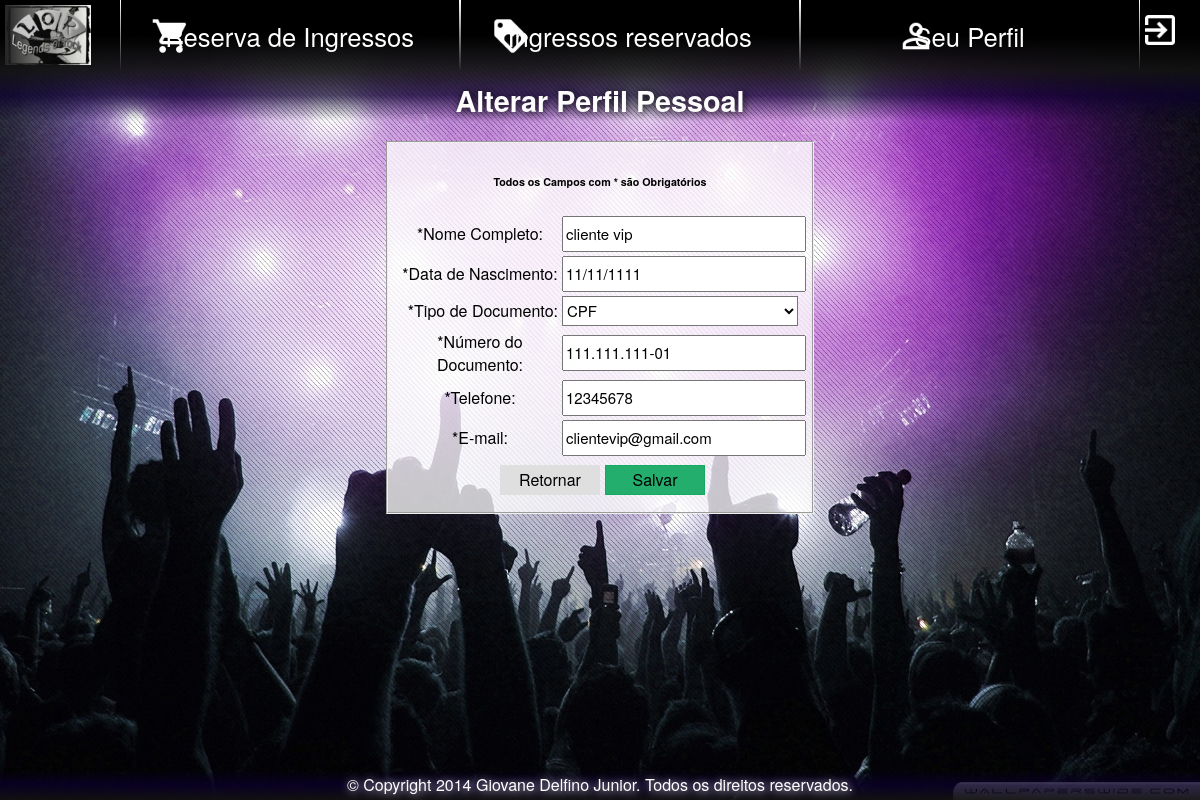
The page /system/client/ff_main_client.php?folder=profile&file=ff_fmupdpersonal_profile&ext=php (signed in) on the database its author committed.
### tables this page shows
CREATE TABLE IF NOT EXISTS `clientes` (
  `id` int(6) unsigned zerofill NOT NULL AUTO_INCREMENT COMMENT 'Irá armazenar o id do cliente.',
  `usuarios_id` int(10) unsigned zerofill NOT NULL,
  `nome` varchar(45) NOT NULL COMMENT 'Irá armazenar o nome completo.',
  `nascimento` date NOT NULL COMMENT 'Irá armazenar a data de nascimento.',
  `tipo_doc` char(1) NOT NULL COMMENT 'Irá armazenar o tipo de documento.',
  `num_doc` varchar(15) NOT NULL COMMENT 'Irá armazenar  número do documento.',
  `telefone` bigint(19) unsigned NOT NULL COMMENT 'Irá armazenar o telefone(s) para contato.',
  `email` varchar(45) NOT NULL COMMENT 'Irá armazenar o e-mail.',
  PRIMARY KEY (`id`),
  KEY `fk_clientes_usuarios` (`usuarios_id`)
);

### system/client/profile/ff_fmupdpersonal_profile.php (the view, shortened to what this page needs)
<h2>Alterar Perfil Pessoal</h2>
<fieldset>
	<?php
		$sql_sel_clientes = "SELECT * FROM clientes WHERE usuarios_id='".$_SESSION['idUsuario']."'";
		$sql_sel_clientes_resultado = $conexao->query($sql_sel_clientes);
		$sql_sel_clientes_dados = $sql_sel_clientes_resultado->fetch_array();
	?>
	<form name="frmcliente" method="post" action="ff_main_client.php?folder=profile&file=ff_updpersonal_profile&ext=php">
		<table>
			<h6>Todos os Campos com * são Obrigatórios</h6>
			<tr>
				<td width="40%">*Nome Completo:</td>
				<td><input type="text" name="txtnome" value="<?php echo $sql_sel_clientes_dados['nome']; ?>" maxlength="45"></td>
			</tr>
			<tr>
				<td width="40%">*Data de Nascimento:</td>
				<?php
					$data = $sql_sel_clientes_dados['nascimento'];
					$data = explode('-',$data);
					$org_data = $data['2'].'/'.$data['1'].'/'.$data['0'];
				?>
				<td><input type="text" name="txtdata" value="<?php echo $org_data; ?>"></td>
			</tr>
				<tr>
					<td align='right'>*Tipo de Documento:</td>
					<td>
						<select name='seltipodoc' >
							<option value="1" <?php if($sql_sel_clientes_dados['tipo_doc'] == 1){ echo "selected"; }?>>CPF</option>
						</select>
				</td>
			<tr>
				<td width="40%">*Número do Documento:</td>
				<td><input type="text" name="txtnumdoc" value="<?php echo $sql_sel_clientes_dados['num_doc']; ?>"></td>
			</tr>
			<tr>
				<td width="40%">*Telefone:</td>
				<td><input type="text" name="txttelefone" value="<?php echo $sql_sel_clientes_dados['telefone']; ?>"></td>
			</tr>
			<tr>
				<td width="40%">*E-mail:</td>
				<td><input type="text" name="txtemail" value="<?php echo $sql_sel_clientes_dados['email']; ?>"></td>
			</tr>
			<tr>
				<td colspan="2" align="center"><a href="ff_main_client.php?folder=profile&file=ff_view_profile&ext=php"><button type="button">Retornar</button><button type="submit">Salvar</button></td>
			</tr>
		</table>
	</form>
</fieldset>

### layout/css/ff_layout_backend_css.css (style rules this page uses)
body { margin: 0px auto; }
* { font-family: Helvetica Neue, Helvetica, Arial, sans-serif; }
div#content fieldset { width:400px; min-height:30px; margin:0px auto; margin-top:20px; margin-bottom:10px; }
div#content fieldset form { margin: 0px; }
div#content fieldset table { width:100%; }
div#content fieldset input { width:100%; height:30px; font-size: 15px; }
div#content fieldset select { width:100%; height:30px; font-size: 15px; background-color: #FFFFFF; }
div#content fieldset button { width:100px; height:30px; margin-top:5px; font-size: 16px; cursor:pointer; }
div#content fieldset button[type=submit] { background-color: rgb(59,176,3); border:1px solid rgb(59, 176, 3); margin-left:5px; }
div#content fieldset button[type=button] { background-color: #DFDFDF; border:1px solid #DFDFDF; margin-left:5px; }
div#content table { margin: 0px auto; min-width:400px; min-height:30px; border-color: #000000; border-collapse: collapse; margin-bottom: 5px; }
div#content table td { padding:2px; }

### layout/css/ff_layout_client_css.css (style rules this page uses)
html, body { height:100%; margin: 0px auto; background-image: url('../images/background_client.jpg'); background-size: 100% 100% !important; }
* { font-family: Helvetica Neue, Helvetica, Arial, sans-serif; }
h2 { padding-top:10px; width:100%; margin:0px; background: linear-gradient( rgba(18, 18, 18, 0.9),rgba(12, 0, 45, 0.72) , transparent); color:#FDFDFD; text-shadow:1px 1px 10px #000000; font-size:1.8em; }
fieldset { background:rgba(255, 255, 255, 0.76); }
div#content fieldset button[type=submit] { background-color: rgba(21, 169, 100, 0.93); border:1px solid rgba(21, 169, 100, 0.93); margin-left:5px; }
button[type=button] { background-color: rgb(255, 255, 255); border:1px solid rgb(162, 162, 162); margin-left:5px; width:160px; height:30px; font-size: 1.1em; }

### rows shown on the page
clientes: txtnome "cliente vip", txtdata "11/11/1111", seltipodoc "CPF", txtnumdoc "111.111.111-01", txttelefone "12345678", txtemail "clientevip@gmail.com"
